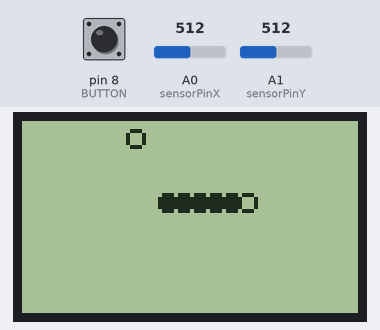
A sketch run on a simulated Arduino Uno, built with avr-gcc and run on an emulated ATmega328P. Shown: 84×48 one-colour display. The inputs (shaded band) are chosen by the test bench; at power-on: A0 (sensorPinX) = 512, pin 8 (BUTTON) HIGH, A1 (sensorPinY) = 512. Random numbers use the default seed unless the sketch sets one.

Above: at 5.09 s.
5.4 s: A0 (sensorPinX) set to 670
7.1 s: A0 (sensorPinX) set to 692
At 8.3 s:
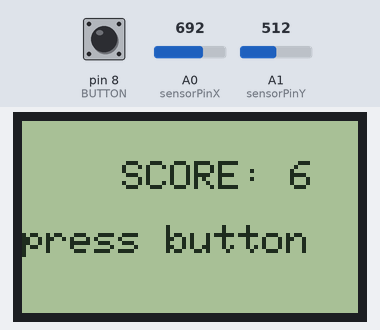
9.3 s: pin 8 (BUTTON) pulled LOW for 0.15 s
At 9.5 s:
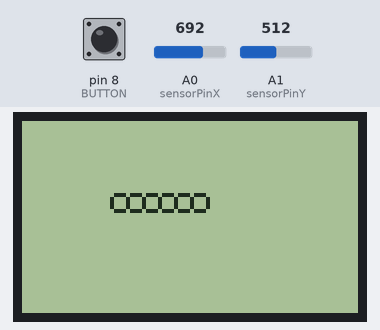
10.0 s: A0 (sensorPinX) set to 511
At 12.41 s:
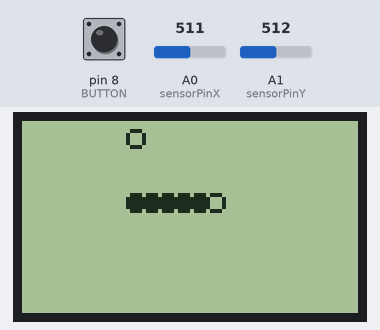
13.0 s: A0 (sensorPinX) set to 716
At 13.51 s:
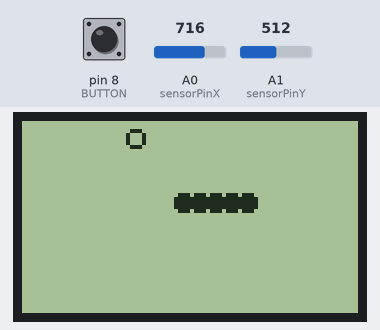
15.2 s: pin 8 (BUTTON) pulled LOW for 1 s
At 16.86 s:
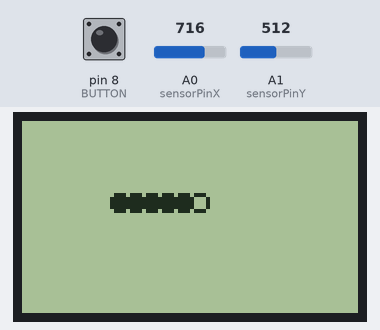
Timing chart, 0 to 17.8 s (numbered marks = the images above; inputs shaded):
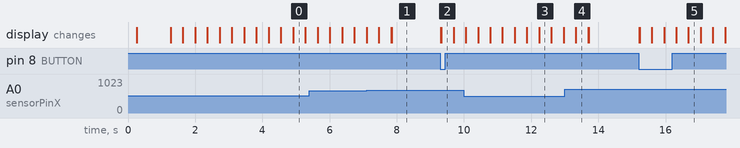

The sketch:

snake.ino
```cpp
// Тестировалось на Arduino IDE 1.0.1
#include <Adafruit_GFX.h>
#include <Adafruit_PCD8544.h>


#define RESOLUTION 4
#define MAXLEN 100
#define UP 0
#define DOWN 1
#define LEFT 2
#define RIGHT 3

#define DISP_HEIGHT 84
#define DISP_WIDTH 48

#define BUTTON 8


char direction = RIGHT;
bool game_over = false;

char sensorPinX = A0;
char sensorPinY = A1;
char sensorValueX = 0;
char sensorValueY = 0;
char snakesize = 6;

char snakex[MAXLEN];
char snakey[MAXLEN];

char foodx = -1;
char foody = -1;

// Nokia 5110 LCD
// pin 3 - Serial clock out (SCLK)
// pin 4 - Serial data out (DIN)
// pin 5 - Data/Command select (D/C)
// pin 6 - LCD chip select (CS)
// pin 7 - LCD reset (RST)
Adafruit_PCD8544 display = Adafruit_PCD8544(3, 4, 5, 6, 7);


void setup() {
  pinMode(BUTTON, INPUT_PULLUP);

  display.begin();              // Инициализация дисплея
  display.setContrast(60);      // Устанавливаем контраст
  //display.setTextColor(WHITE, BLACK);  // Устанавливаем цвет текста
  display.setTextColor(BLACK, WHITE);  // Устанавливаем цвет текста
  display.setTextSize(1);       // Устанавливаем размер текста
  display.clearDisplay();       // Очищаем дисплей
  display.display();
  delay(200);
  display.fillRect(0, 0, 84, 46, BLACK);
  display.setCursor(20,10);
  display.println("SNAKE");
  display.println("Game");

  display.display();
  delay(1000);

  init_snake();
}

void loop()
{
  if (game_over) {
    display.clearDisplay();
    display.display();
    show_score();
    while(digitalRead(BUTTON)) {
      // while not pressed button, do nothing
    }
    display.clearDisplay();
    display.display();
    game_over = false;
    snakesize = 6;
    init_snake();
  }

  display.clearDisplay();
  movesnake();
  food();
  snake();

  //display.setTextColor(BLACK);
  //display.setTextSize(0.5);
  //display.setCursor(0, 0);
  //display.println(snakesize);
  //display.println(foody);
  //display.println(snakex[0]);
  //display.println(snakey[0]);
  display.display();

  // if button is pressed, time speed up
  if (digitalRead(BUTTON) == LOW) {
    delay(100);
  } else {
    delay(350);
  }
}

static void init_snake()
{
  for (char i = 0; i < MAXLEN; i++){
     snakex[i] = -2;
     snakey[i] = -2;
  }

  for (char i = 0; i < snakesize; i++){
     snakex[i] = 11-i;
     snakey[i] = 5;
  }

  direction = RIGHT;

  for(char i=0; i <= 3; i++) {
    snake();
    display.display();
    delay(350);
    display.clearDisplay();
    display.display();
    delay(350);
  }
}

static void show_score()
{
  display.setCursor(25, 10);
  display.setTextSize(1);
  int score = snakesize;
  display.print("SCORE: ");
  display.println(score);
  display.println(" ");
  display.print("press button");
  display.display();
}


static void food ()
{
  if (foodx < 0) {
      foodx = random(0, DISP_HEIGHT / RESOLUTION);
      foody = random(0, DISP_WIDTH / RESOLUTION);
  }
  display.drawCircle(foodx * RESOLUTION, foody * RESOLUTION, RESOLUTION / 2, BLACK);
}

static void snake ()
{

    for (char i = 0; i < MAXLEN; i++) {
      if (snakex[i] == -2) {
        break;
      }

      if (i == 0) {
        display.drawCircle(snakex[i] * RESOLUTION, snakey[i] * RESOLUTION, RESOLUTION / 2, BLACK);
      } else {

        if (snakex[0] == snakex[i] && snakey[0]==snakey[i]) {
          game_over = true;
        }

        // filled body while not pressed. Low - btn not pressed. High - pressed.
        if (digitalRead(BUTTON) == LOW) {
           display.drawCircle(snakex[i] * RESOLUTION, snakey[i] * RESOLUTION, RESOLUTION / 2, BLACK);
          //display.fillRect(snakex[i] * RESOLUTION, snakey[i] * RESOLUTION, RESOLUTION, RESOLUTION, BLACK);
        } else {
          display.fillCircle(snakex[i] * RESOLUTION, snakey[i] * RESOLUTION, RESOLUTION / 2, BLACK);
        }
      }
    }
}

static void movesnake ()
{
    char tmpx = snakex[0];
    char tmpy = snakey[0];

    char xdirection = getDirection(1); // 1 - x
    char ydirection = getDirection(2); // 2 - y

    if (xdirection != 0) {
      if (xdirection > 0 && direction != LEFT) {
          direction = LEFT;
      } else if (xdirection < 0 && direction != RIGHT) {
          direction = RIGHT;
      }
    } else if (ydirection != 0) {
      if (ydirection > 0 && direction != DOWN) {
          direction = UP;
      } else if (ydirection < 0 && direction != UP) {
          direction = DOWN;
      }
    }

    switch (direction) {
      case UP:
        xdirection = 0; ydirection = -1;
        break;
      case DOWN:
        xdirection = 0; ydirection = 1;
        break;
      case LEFT:
        xdirection = -1; ydirection = 0;
        break;
      case RIGHT:
        xdirection = 1; ydirection = 0;
        break;
    }

    char prevx = tmpx + xdirection;
    char prevy = tmpy + ydirection;

    if (prevx >= DISP_HEIGHT / RESOLUTION) {
      prevx = 0;
    } else if (prevx == -1) {
      prevx = DISP_HEIGHT / RESOLUTION;
    }
    if (prevy >= DISP_WIDTH / RESOLUTION) {
      prevy = 0;
    } else if (prevy == -1) {
      prevy = DISP_WIDTH / RESOLUTION;
    }

    for (char i = 0; i < MAXLEN; i++) {
      if (i == 0) {
        if (foodx == snakex[i] && foody == snakey[i]) {
          if (snakesize < MAXLEN) {
            snakex[snakesize] = 0;
            snakey[snakesize] = 0;
            snakesize++;
          }

          foodx = -1;
        }
      }
      if (snakex[i] == -2 || (prevx == snakex[i] && prevy == snakey[i])) {
        break;
      }
      tmpx = snakex[i];
      tmpy = snakey[i];

      snakex[i] = prevx;
      snakey[i] = prevy;

      prevx = tmpx;
      prevy = tmpy;
     }
}

static char getDirection(char ax)
{
    char sensorPin = sensorPinY;
    if (ax == 1) {
      sensorPin = sensorPinX;
    }
    return map(analogRead(sensorPin), 0, 1024, -1, 2);
}
```

Measured:
- the behaviour switches between 682 and 683 on A0 (sensorPinX) (found by bisection; images 0 and 1)
- after the input at 9.3 s, the display: first changes at once (image 2 shows a later state)
- after the input at 15.2 s, the display: first changes at once (image 5 shows a later state)
